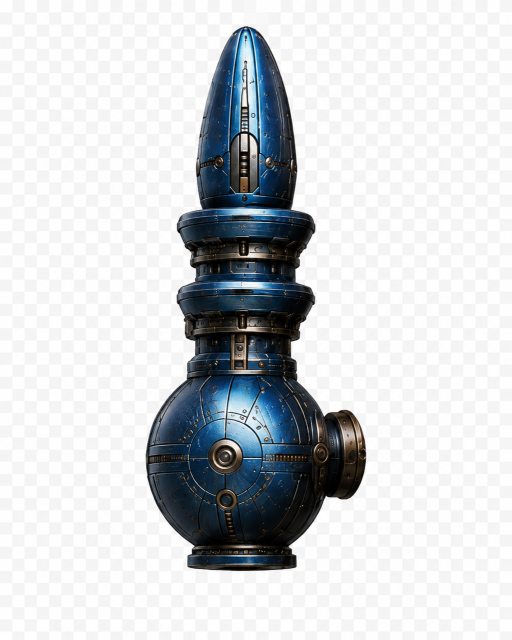
#> input picture assets/source/ui/upgrades/raw/cannon-left-source.jpg, 1024 x 1280 px, given in place of mothership-source.jpg, which was not available (shown at 1/2 size)
$ python prepare-upgrade-ui-assets.py
#> lines starting #> are read from the running program, lines starting #| are printed output that depends on the picture; after the words box and inside, x2 and y2 are one past the last pixel; in counts of white or black regions, pixels touching at a corner belong together; pictures that were not available may be replaced by others from this repository, and a replacement may not be noted
from collections import deque
from pathlib import Path

from PIL import Image, ImageFilter


ROOT = Path(__file__).resolve().parents[2]
SOURCE_ROOT = ROOT / "assets" / "source" / "ui"
OUTPUT_ROOT = ROOT / "assets" / "generated" / "ui"
UPGRADE_SOURCE_ROOT = SOURCE_ROOT / "upgrades" / "raw"
UPGRADE_OUTPUT_ROOT = OUTPUT_ROOT / "upgrades"

UPGRADE_OVERLAY_EXPORTS = {
    "cannon-left-source.jpg": "cannon-left.png",
    "cannon-center-source.jpg": "cannon-center.png",
    "cannon-right-source.jpg": "cannon-right.png",
    "cargo-left-source.jpg": "cargo-left.png",
    "cargo-center-source.jpg": "cargo-center.png",
    "cargo-right-source.jpg": "cargo-right.png",
    "cargo-left-rear-source.jpg": "cargo-left-rear.png",
    "cargo-right-rear-source.jpg": "cargo-right-rear.png",
    "drive-left-front-source.jpg": "drive-left-front.png",
    "drive-left-rear-source.jpg": "drive-left-rear.png",
    "drive-right-front-source.jpg": "drive-right-front.png",
    "drive-right-rear-source.jpg": "drive-right-rear.png",
}


def rgba(pixel):
    if len(pixel) == 4:
        return pixel
    return (*pixel, 255)


def is_light_background(pixel):
    r, g, b, a = rgba(pixel)
    return a > 0 and r >= 235 and g >= 235 and b >= 235 and max(r, g, b) - min(r, g, b) <= 18


def is_checker_background(pixel):
    r, g, b, a = rgba(pixel)
    color_spread = max(r, g, b) - min(r, g, b)
    return a > 0 and r >= 218 and g >= 218 and b >= 218 and color_spread <= 28


def flood_transparent(image, is_background):
    image = image.convert("RGBA")
    width, height = image.size
#> width = 1024; height = 1280
    pixels = image.load()
    queue = deque()
    seen = set()

    def enqueue(x, y):
        if x < 0 or y < 0 or x >= width or y >= height:
            return
        key = (x, y)
        if key in seen:
            return
        if not is_background(pixels[x, y]):
            return
        seen.add(key)
        queue.append(key)

    for x in range(width):
        enqueue(x, 0)
        enqueue(x, height - 1)
    for y in range(height):
        enqueue(0, y)
        enqueue(width - 1, y)

    while queue:
        x, y = queue.popleft()
        pixels[x, y] = (0, 0, 0, 0)
        for offset_x in (-1, 0, 1):
            for offset_y in (-1, 0, 1):
                if offset_x or offset_y:
                    enqueue(x + offset_x, y + offset_y)

    return image


def crop_to_alpha(image, padding=20):
#> called with padding = 18
    alpha = image.getchannel("A")
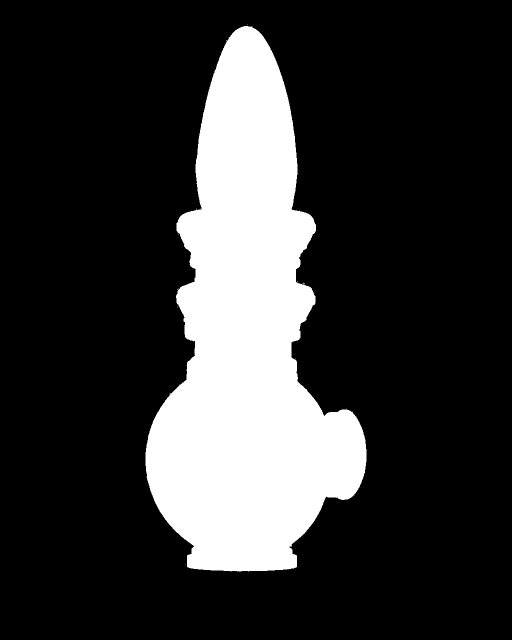
#> alpha: PIL image 1024x1280 L (shown at 1/2 size); 20.4% white; 26 white regions (25 under 20 px), largest, box (x1, y1, x2, y2) and area: (291, 52, 733, 1143) 267744
    box = alpha.getbbox()
    if not box:
        return image

    left, top, right, bottom = box
    left = max(0, left - padding)
    top = max(0, top - padding)
    right = min(image.width, right + padding)
    bottom = min(image.height, bottom + padding)
    return image.crop((left, top, right, bottom))
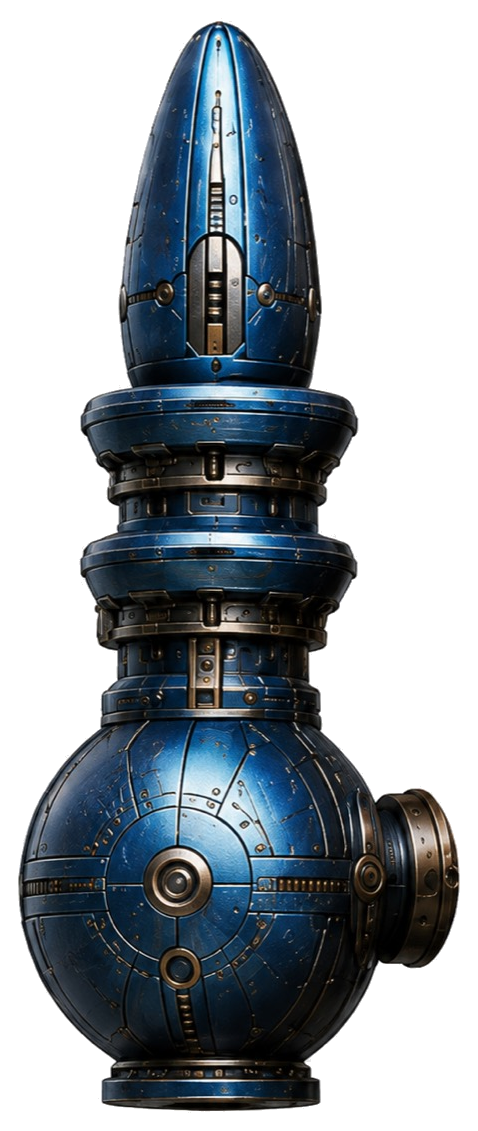
#> returned value: PIL image 478x1131 RGBA; mean R, G, B, A 23.7, 31, 36.8, 126.3; transparent parts drawn white


def resize_inside_square(image, size):
#> called with size = 768
    image = image.convert("RGBA")
    image.thumbnail((size, size), Image.Resampling.LANCZOS)
#> image: PIL image 325x768 RGBA
    canvas = Image.new("RGBA", (size, size), (0, 0, 0, 0))
#> canvas: PIL image 768x768 RGBA; every value is 0
    x = (size - image.width) // 2
    y = (size - image.height) // 2
    canvas.alpha_composite(image, (x, y))
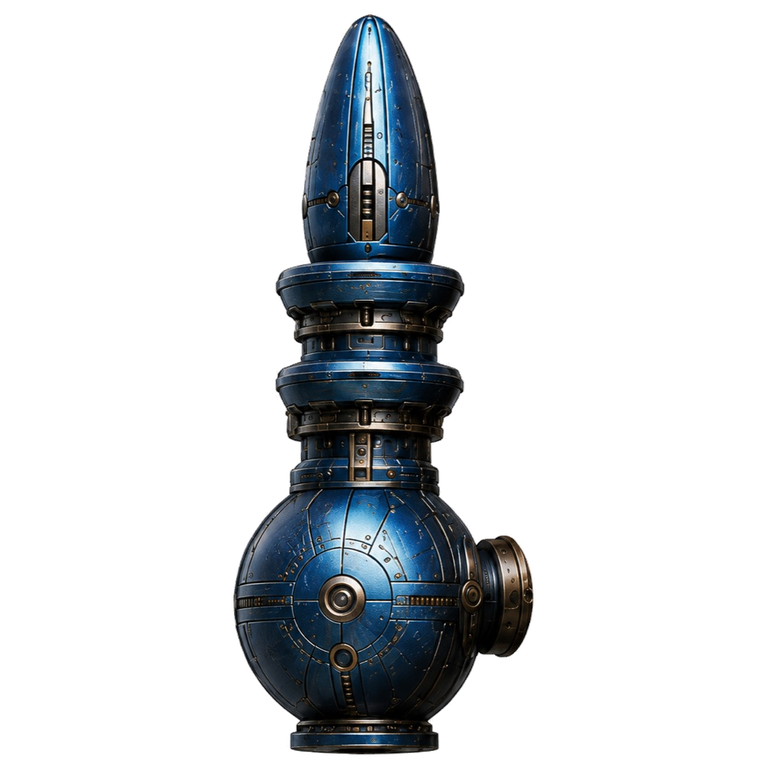
#> canvas: PIL image 768x768 RGBA; mean R, G, B, A 11.3, 14.3, 16.8, 53.4; transparent parts drawn white
    return canvas


def resize_to_max_side(image, size):
    image = image.convert("RGBA")
    image.thumbnail((size, size), Image.Resampling.LANCZOS)
    return image


def create_mothership():
    source = SOURCE_ROOT / "ship" / "mothership-source.jpg"
    image = Image.open(source).convert("RGBA")
    image = flood_transparent(image, is_light_background)
    image = crop_to_alpha(image, padding=18)
    image = resize_inside_square(image, 768)
    image.save(OUTPUT_ROOT / "mothership.png")


def create_blueprint(source_name, output_name, strong=False):
#> called with source_name = 'blueprint-cannon-source.jpg', output_name = 'blueprint-cannon.png', strong = False
    source = SOURCE_ROOT / "blueprints" / source_name
    image = Image.open(source).convert("RGBA")
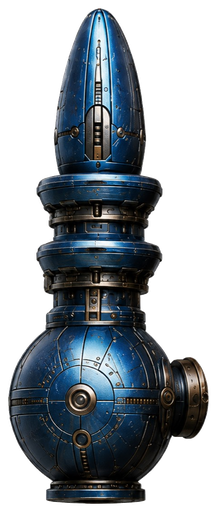
#> input picture assets/generated/ui/upgrades/cannon-left.png, 217 x 512 px, given in place of blueprint-cannon-source.jpg, which was not available
#> image is the input picture: PIL image 217x512 RGBA; mean R, G, B, A 26.6, 33.9, 39.8, 126.5
    output = Image.new("RGBA", image.size, (0, 0, 0, 0))
#> output: PIL image 217x512 RGBA; every value is 0
    source_pixels = image.load()
    output_pixels = output.load()

    for y in range(image.height):
        for x in range(image.width):
            r, g, b, _ = rgba(source_pixels[x, y])
            brightness = max(r, g, b)
            color_spread = max(r, g, b) - min(r, g, b)
            blue_bias = b - min(r, g)

            if brightness >= 125 and color_spread <= 70 and blue_bias <= 38:
                alpha = 255 if strong else min(255, max(190, int((brightness - 58) * 3.2)))
                output_pixels[x, y] = (255, 255, 255, alpha)

    if strong:
        alpha = output.getchannel("A").filter(ImageFilter.MaxFilter(3))
        output = Image.new("RGBA", output.size, (255, 255, 255, 0))
        output.putalpha(alpha)
    else:
        output = output.filter(ImageFilter.GaussianBlur(radius=0.15))
    output = crop_to_alpha(output, padding=18)
#> call 2 of crop_to_alpha, with padding = 18
#> in crop_to_alpha (call 2), `alpha = image.getchannel("A")`:
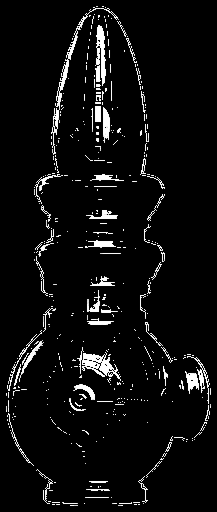
#> alpha: PIL image 217x512 L; min 0, max 255, mean 13.6
    output = resize_inside_square(output, 256)
#> in resize_inside_square (call 2), `canvas = Image.new("RGBA", (size, size), (0, 0, 0, 0))`: canvas: PIL image 256x256 RGBA; every value is 0
    output.save(OUTPUT_ROOT / output_name)


def create_upgrade_overlay(source_name, output_name):
    source = UPGRADE_SOURCE_ROOT / source_name
    image = Image.open(source).convert("RGBA")
    image = flood_transparent(image, is_checker_background)
    image = crop_to_alpha(image, padding=18)
    image = resize_to_max_side(image, 512)
    image.save(UPGRADE_OUTPUT_ROOT / output_name)


def create_upgrade_overlays():
    UPGRADE_OUTPUT_ROOT.mkdir(parents=True, exist_ok=True)
    for source_name, output_name in UPGRADE_OVERLAY_EXPORTS.items():
        create_upgrade_overlay(source_name, output_name)


def main():
    OUTPUT_ROOT.mkdir(parents=True, exist_ok=True)
    create_mothership()
    create_blueprint("blueprint-cannon-source.jpg", "blueprint-cannon.png")
    create_blueprint("blueprint-cargo-source.jpg", "blueprint-cargo.png")
    create_blueprint("blueprint-drive-source.jpg", "blueprint-drive.png")
    create_blueprint("blueprint-build-colony-ship-source.jpg", "blueprint-build-colony-ship.png", strong=True)
    create_blueprint("blueprint-build-trade-ship-source.jpg", "blueprint-build-trade-ship.png", strong=True)
    create_blueprint("blueprint-build-spaceport-source.jpg", "blueprint-build-spaceport.png", strong=True)
    create_upgrade_overlays()


if __name__ == "__main__":
#> (the run stopped early here; a loop or call above may not have finished)
